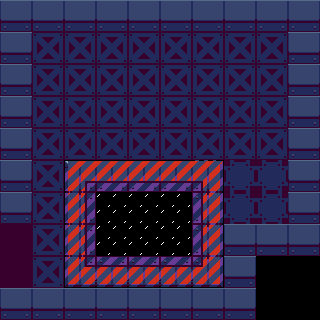

Rendered tile map (Tiled .tmx) drawn with the repository's tilesets; below, a short description and the full map source, tile grids included:
An orthogonal 10x10 tile map with 32x32 px tiles, 2 tile layers (decorations, blocks) and 2 objects (door, tooltip_phillips).

<map version="1.10" tiledversion="1.11.2" orientation="orthogonal" renderorder="right-down" width="10" height="10" tilewidth="32" tileheight="32" infinite="0" nextlayerid="4" nextobjectid="4">
 <tileset firstgid="1" source="../assets/fulltile.tsx" />
 <layer id="3" name="decorations" width="10" height="10">
  <data encoding="csv">
0,0,0,0,0,0,0,0,0,0,
0,2,2,2,2,2,2,2,2,0,
0,2,2,2,2,2,2,2,2,0,
0,2,2,2,2,2,2,2,2,0,
0,2,2,2,2,2,2,2,2,0,
0,2,31,32,32,32,33,47,47,0,
0,2,40,82,82,82,42,47,47,0,
46,2,40,82,82,82,42,0,0,0,
46,2,49,50,50,50,51,0,107,107,
0,0,0,0,0,0,0,0,107,107
</data>
 </layer>
 <objectgroup id="2" name="spawns">
  <object id="1" type="door" x="14.6964" y="254.542">
   <properties>
    <property name="spawn_x" type="float" value="37" />
    <property name="spawn_y" type="float" value="25" />
    <property name="target" value="../map/demoroom3.tmx" />
   </properties>
  </object>
  <object id="2" type="tooltip_phillips" x="255.909" y="191.504" />
 </objectgroup>
 <layer id="1" name="blocks" width="10" height="10">
  <data encoding="csv">
5,5,5,5,5,5,5,5,5,5,
5,0,0,0,0,0,0,0,0,5,
5,0,0,0,0,0,0,0,0,5,
5,0,0,0,0,0,0,0,0,5,
5,0,0,0,0,0,0,0,0,5,
5,0,0,0,0,0,0,0,0,5,
5,0,0,0,0,0,0,0,0,5,
0,0,0,0,0,0,0,5,5,5,
0,0,0,0,0,0,0,5,0,0,
5,5,5,5,5,5,5,5,0,0
</data>
 </layer>
</map>